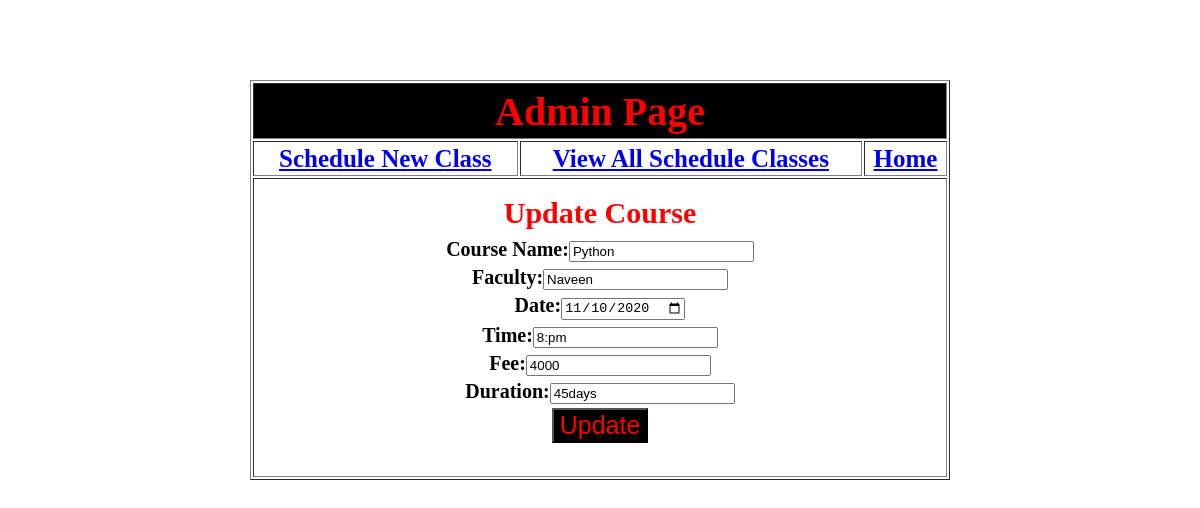
The page /go_and_update_course/?no=1 on the database its author committed.
### app/models.py (models this page shows)
class Course(models.Model):
    No = models.AutoField(primary_key=True)
    Name = models.CharField(max_length=30)
    Faculty = models.CharField(max_length=30)
    Date = models.CharField(max_length=20)
    Time = models.CharField(max_length=20)
    Fee = models.IntegerField()
    Duration = models.CharField(max_length=30)

### app/views.py (the view)
# urls.py: path('go_and_update_course/',views.go_and_update_course,name='go_and_update_course'),
def go_and_update_course(request):
    n = request.GET.get("no")
    res = Course.objects.get(No=n)
    return render(request,"go_and_update_course.html",{"up":res})

### templates/go_and_update_course.html (shortened to what this page needs)
{% extends 'admin_page.html' %}
{% block sree %}
    <form action="{% url 'updated_course' %}" method="post">
        <table align="center" border="0">
        <tr><th id="heading">Update Course</th></tr>
        <tr><th><input type="number"  value="{{ up.No  }}" name="u7" hidden></th></tr>
        <tr><th class="heads">Course Name:<input type="text" name="u1" value="{{ up.Name  }}" readonly></th></tr>
        <tr><th class="heads">Faculty:<input type="text" name="u2" value="{{ up.Faculty  }}" readonly></th></tr>
        <tr><th class="heads">Date:<input type="date" name="u3" value="{{ up.Date  }}"></th></tr>
        <tr><th class="heads">Time:<input type="text" name="u4" value="{{ up.Time }}"></th></tr>
        <tr><th class="heads">Fee:<input type="number" name="u5" value="{{ up.Fee  }}"></th></tr>
        <tr><th class="heads">Duration:<input type="text" name="u6" value="{{ up.Duration  }}"></th></tr>
    <tr><th>
        <button type="submit" id="button">Update</button>
    </th></tr>
    </table>
    </form>
{% endblock %}

### templates/go_and_update_course.html (style rules this page uses)
#heading { font-size: 30px; color: red; }
.heads { font-size: 20px; }
#button { font-size: 25px; color: red; background-color: black; }

### rows shown on the page
Course: u1 "Python", u2 "Naveen", u3 "11/10/2020", u4 "8:pm", u5 "4000", u6 "45days"
